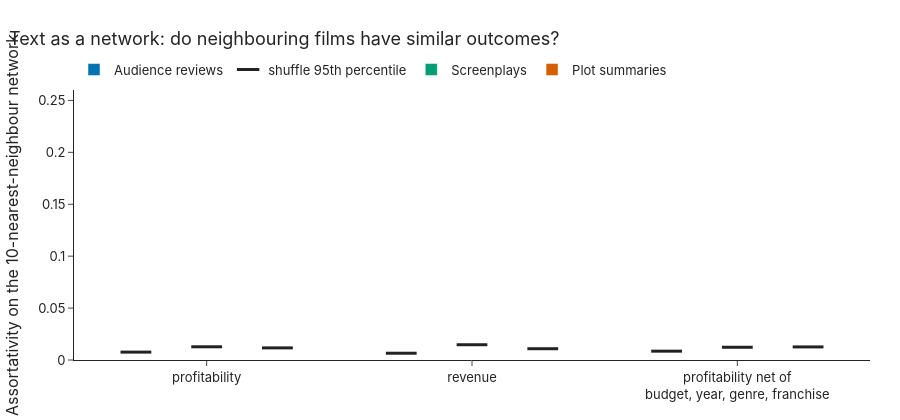

Here is the notebook cell this chart was saved with:
### Markdown cell above
## 6. Text as a network

The course's second way to join text and networks: link each film to its 10 nearest films by cosine similarity of
the vectors, and ask whether linked films have similar outcomes (Newman's assortativity, the correlation of the
outcome at the two ends of an edge). The null shuffles the outcome across films, inside genre × decade cells for the
residual. This is a check on the regression from a different angle: it uses all 384 dimensions and no fitting.

### Code cell
R.fig_network(r).show()
display(Markdown(say["network"]))
display(Markdown(say["agreement"]))

### Figure 1 — Plotly figure (JSON) as saved in the notebook; plotly's stock layout.template omitted (floating-point values rounded to 4 significant figures)
{"data": [{"customdata": [[0.0076, 24.43, 0.002], [0.00653, 54.68, 0.002], [0.00851, 15.93, 0.002]], "hovertemplate": "assortativity %{y:.3f}<br>shuffle 95th pct %{customdata[0]:.3f}, z = %{customdata[1]:.1f}, p = %{customdata[2]:.3f}<extra></extra>", "marker": {"color": "#0072B2"}, "name": "Audience reviews", "type": "bar", "x": ["profitability", "revenue", "profitability net of<br>budget, year, genre, franchise"], "y": [0.1179, 0.247, 0.07951]}, {"marker": {"color": "#222", "line": {"width": 3}, "size": 22, "symbol": "line-ew-open"}, "mode": "markers", "name": "shuffle 95th percentile", "offsetgroup": "reviews", "showlegend": true, "type": "scatter", "x": ["profitability", "revenue", "profitability net of<br>budget, year, genre, franchise"], "y": [0.0076, 0.00653, 0.00851]}, {"customdata": [[0.01273, 5.317, 0.002], [0.01471, 23.11, 0.002], [0.01227, 3.477, 0.00399]], "hovertemplate": "assortativity %{y:.3f}<br>shuffle 95th pct %{customdata[0]:.3f}, z = %{customdata[1]:.1f}, p = %{customdata[2]:.3f}<extra></extra>", "marker": {"color": "#009E73"}, "name": "Screenplays", "type": "bar", "x": ["profitability", "revenue", "profitability net of<br>budget, year, genre, franchise"], "y": [0.04385, 0.2046, 0.02842]}, {"marker": {"color": "#222", "line": {"width": 3}, "size": 22, "symbol": "line-ew-open"}, "mode": "markers", "name": "shuffle 95th percentile", "offsetgroup": "screenplays", "showlegend": false, "type": "scatter", "x": ["profitability", "revenue", "profitability net of<br>budget, year, genre, franchise"], "y": [0.01273, 0.01471, 0.01227]}, {"customdata": [[0.01166, 5.91, 0.002], [0.01086, 20.76, 0.002], [0.01261, 3.32, 0.002]], "hovertemplate": "assortativity %{y:.3f}<br>shuffle 95th pct %{customdata[0]:.3f}, z = %{customdata[1]:.1f}, p = %{customdata[2]:.3f}<extra></extra>", "marker": {"color": "#D55E00"}, "name": "Plot summaries", "type": "bar", "x": ["profitability", "revenue", "profitability net of<br>budget, year, genre, franchise"], "y": [0.04489, 0.1563, 0.02674]}, {"marker": {"color": "#222", "line": {"width": 3}, "size": 22, "symbol": "line-ew-open"}, "mode": "markers", "name": "shuffle 95th percentile", "offsetgroup": "summaries", "showlegend": false, "type": "scatter", "x": ["profitability", "revenue", "profitability net of<br>budget, year, genre, franchise"], "y": [0.01166, 0.01086, 0.01261]}], "layout": {"barmode": "group", "font": {"family": "Inter, Helvetica, Arial, sans-serif", "size": 13}, "height": 420, "legend": {"orientation": "h", "x": 0, "y": 1.02, "yanchor": "bottom"}, "margin": {"b": 60, "l": 70, "r": 30, "t": 90}, "scattermode": "group", "title": {"text": "Text as a network: do neighbouring films have similar outcomes?", "x": 0.01, "xanchor": "left"}, "yaxis": {"title": {"text": "Assortativity on the 10-nearest-neighbour network"}}}}
